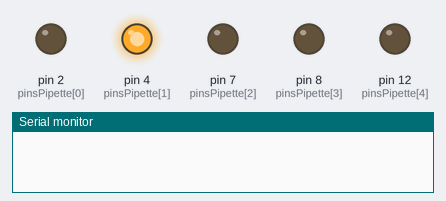
The sketch below on a simulated Arduino Uno, built with avr-gcc and run on an emulated ATmega328P. Parts: output pins drawn as LEDs (lit = HIGH), the last lines printed to the serial monitor.

Above: at 0.1 s.
At 0.6 s:
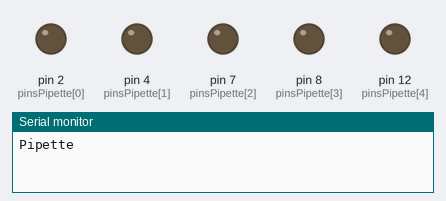
Timing chart, 0 to 2.1 s (numbered marks = the images above):
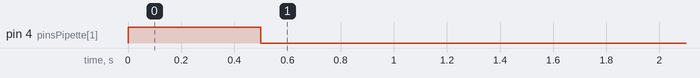

The sketch:

Pipette_Practice.ino
```cpp
const int pinsPipette[] = {2, 4, 7, 8, 12};
  // Enter:   0  e
  // Pipette: 1  p
  // Up:      2  +
  // Down:    3  -
  // Menu:    4  m


void setup() {
  // put your setup code here, to run once:
  Serial.begin(9600);
  for(int i = 0; i < sizeof(pinsPipette)/sizeof(int); i++){
    pinMode(pinsPipette[i], OUTPUT);
    digitalWrite(pinsPipette[i], LOW);
  }

  pressButton('p');

}

void loop() {
  // looping code
}


/**
 * Press Button:
 * Indicate using the char key which button you want to press. HIGH is
 * written to the pin associated with that button. Mappings for the chars:
 * Menu     ->  'm'
 * Enter    ->  'e'
 * Pipette  ->  'p'
 * Up       ->  '+'
 * Down     ->  '-'
 */
void pressButton(char b) {

  switch(b) {
    // Menu
    case 'm':
      digitalWriteOnOff(4);
      Serial.println("Menu");
      break;
    // Enter
    case 'e':
      digitalWriteOnOff(0);
      Serial.println("Enter");
      break;
    // Pipette
    case 'p':
      digitalWriteOnOff(1);
      Serial.println("Pipette");
      break;
    // Up
    case '+':
      digitalWriteOnOff(2);
      Serial.println("Up");
      break;
    // Down
    case '-':
      digitalWriteOnOff(3);
      Serial.println("Down");
      break;
    // Default
    default:
      Serial.println("unknown command");
  }
}

/**
 * Digital Write On/Off:
 * Writes HIGH to pin p, delays for 500 ms, then writes LOW
 */
void digitalWriteOnOff(int p) {
  digitalWrite(pinsPipette[p], HIGH);
  delay(500);
  digitalWrite(pinsPipette[p], LOW);
}

// ====================================================================================


void firstTestFunc() {
    // put your main code here, to run repeatedly:
  for(int i = 0; i < sizeof(pinsPipette)/sizeof(int); i++){
    pinMode(pinsPipette[i], OUTPUT);
    digitalWrite(pinsPipette[i], LOW);
  }
  delay(1000);

  for(int i = 0; i < sizeof(pinsPipette)/sizeof(int); i++){
    pinMode(pinsPipette[i], OUTPUT);
    digitalWrite(pinsPipette[i], HIGH);
  }
  delay(1000);
}
```
